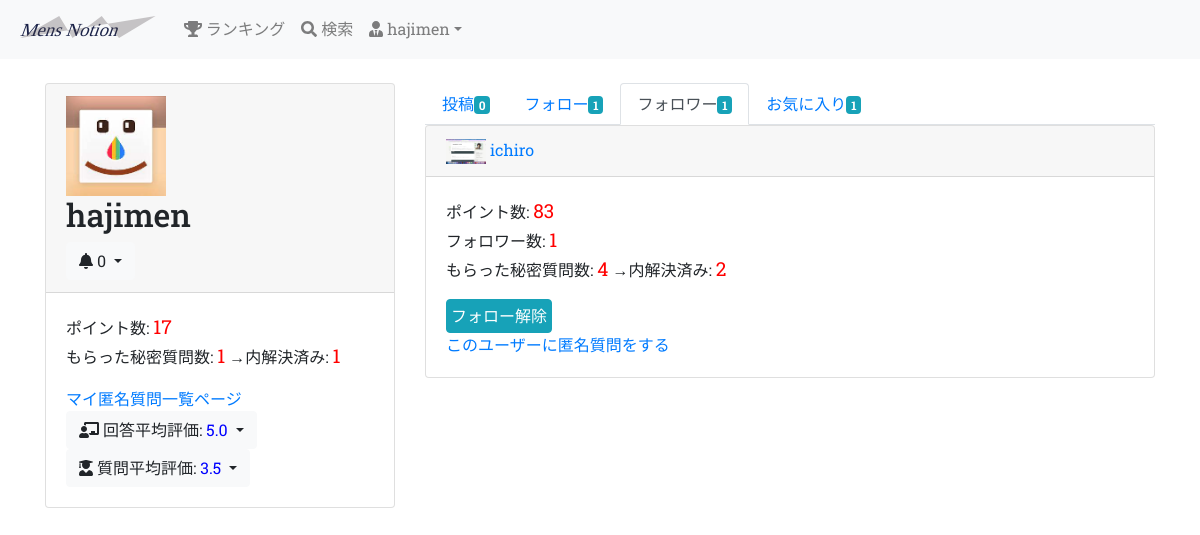
/follower/2/ (signed in), run on the app's committed database.
### groomings/models.py (models this page shows, shortened)
class User(AbstractBaseUser, PermissionsMixin):
    username = models.CharField(max_length=150)
    email = models.EmailField(max_length=255, unique=True)
    image = models.FileField(upload_to='user_image/', null=True, blank=True)
    point = models.IntegerField(default=50, validators=[MinValueValidator(0)])
    follow = models.ManyToManyField(
        'self', blank=True, symmetrical=False, related_name="follower"
    )
    is_active = models.BooleanField(default=True)
    is_staff = models.BooleanField(default=False) # 管理画面にログインできるかどうか
    USERNAME_FIELD = 'email' # このテーブルのレコードを一意に識別
    REQUIRED_FIELDS = ['username'] # スーパーユーザー作成時に入力する(emailとパスワードは必須だからそれ以外で)
    objects = UserManager()
    class Meta:
        db_table = 'user'

class Date(models.Model):
    created_at = models.DateTimeField(default=now)
    class Meta:
        abstract = True

class Question(Date):
    title = models.CharField(max_length=30, null=True, blank=True)
    text = models.TextField(null=False, blank=False)
    image1 = models.FileField(upload_to='question_image/', null=True, blank=True)
    image2 = models.FileField(upload_to='question_image/', null=True, blank=True)
    image3 = models.FileField(upload_to='question_image/', null=True, blank=True)
    give_point = models.IntegerField(blank=False, null=False, default=5, validators=[MinValueValidator(5)])
    giver = models.ForeignKey(
        'User', on_delete=CASCADE, related_name="user_give_question"
    )
    recipient = models.ForeignKey(
        'User', on_delete=SET_NULL, null=True, related_name="user_receive_question"
    )
    to_giver_point = models.IntegerField(validators=[MinValueValidator(1), MaxValueValidator(5)], null=True)
    to_recipient_point = models.IntegerField(validators=[MinValueValidator(1), MaxValueValidator(5)], null=True)
    is_active = models.BooleanField(default=True)
    class Meta:
        db_table = 'question'

### groomings/views.py (the view)
# urls.py: path(r'follower/<int:user_id>/', views.follower, name='follower'), # フォロワーの一覧ページ
@login_required
def follower(request, user_id):
    user = User.objects.get(pk=user_id)
    my_follows = request.user.follow.all() # ログインユーザーがフォローしてるユーザーたち
    followers = user.follower.all() # useridのユーザーのフォロワーたち
    notifys = Notify.objects.filter(user=request.user).order_by('-created_at')
    eval_as_giver = user.user_give_question.filter(is_active=False).order_by('-created_at')
    eval_as_recipient = user.user_receive_question.filter(is_active=False).order_by('-created_at')
    return render(request, 'groomings/follower.html', context={
        "page_owner": user, "my_follows": my_follows, "followers": followers, "notifys": notifys, "eval_as_giver": eval_as_giver, "eval_as_recipient": eval_as_recipient
        })

### groomings/templatetags/tag_event.py (called while the page is built)
@register.filter(name="count_follow")
def count_follow(user):
    return user.follow.all().count()

@register.filter(name="count_follower")
def count_follwer(user):
    return user.follower.all().count()

@register.filter(name="count_my_post")
def count_my_post(user):
    return user.user_post.all().count()

@register.filter(name="count_my_favo")
def count_my_favo(user):
    return user.user_favo_post.all().count()

@register.filter(name="count_unvisit")
def count_unvisit(notifys):
    return notifys.filter(is_visited=False).count()

@register.filter(name="count_nonactive")
def count_nonactive(user):
    return user.user_receive_question.filter(is_active=False).count()

@register.filter(name="ave_eval_ag")
def ave_eval_ag(questions):
    if questions.count() == 0:
        return "none"
    eval = 0
    for question in questions:
        if question.to_giver_point:
            eval += question.to_giver_point
    return eval / questions.count()

@register.filter(name="ave_eval_ar")
def ave_eval_ar(questions):
    if questions.count() == 0:
        return "none"
    eval = 0
    for question in questions:
        if question.to_recipient_point:
            eval += question.to_recipient_point
    return eval / questions.count()

### groomings/templates/groomings/follower.html
{% extends "groomings/_user.html" %}
{% load static %}
{% load tag_event %}
{% block posts %}
  <ul class="nav nav-tabs">
    <li class="nav-item"><a href="{% url 'groomings:user' page_owner.id %}" class="nav-link">投稿<span class="badge badge-info">{{ page_owner | count_my_post }}</span></a></li>
    <li class="nav-item"><a href="{% url 'groomings:followee' page_owner.id %}" class="nav-link">フォロー<span class="badge badge-info">{{ page_owner | count_follow }}</span></a></li>
    <li class="nav-item"><a href="{% url 'groomings:follower' page_owner.id %}" class="nav-link active">フォロワー<span class="badge badge-info">{{ page_owner | count_follower }}</span></a></li>
    <li class="nav-item"><a href="{% url 'groomings:user_favo' page_owner.id %}" class="nav-link">お気に入り<span class="badge badge-info">{{ page_owner | count_my_favo }}</span></a></li>
  </ul>
  {% for follower in followers %}
    <div class="card">
      <div class="card-header">
        {% if follower.image %}
          <img src="{{ follower.image.url }}" alt="" width="40px">
        {% else %}
          <img src="{% static 'static_image/default.png' %}" alt="" width="40px">
        {% endif %}
        <a href="{% url 'groomings:user' follower.id  %}">{{ follower.username }}</a>
      </div>
      <div class="card-body">
        <p>
          ポイント数: <span class="number">{{ follower.point }}</span><br>
          フォロワー数: <span class="number">{{ follower.follower.count }}</span><br>
          もらった秘密質問数: <span class="number">{{ follower.user_receive_question.count }}</span> →内解決済み: <span class="number">{{ follower | count_nonactive }}</span>
        </p>
        {% if follower != request.user %}
          {% if follower in my_follows %}
            <a href="{% url 'groomings:unfollow' follower.id %}" class="btn btn-info p-1">フォロー解除</a>
          {% else %}
            <a href="{% url 'groomings:follow' follower.id %}" class="btn btn-outline-info p-1">フォローする</a>
          {% endif %}
          <br><a href="{% url 'groomings:create_question' follower.id %}">このユーザーに匿名質問をする</a>
        {% endif %}
      </div>
    </div>
  {% endfor %}
{% endblock %}

### groomings/templates/groomings/_user.html (shortened to what this page needs)
{% extends "groomings/base.html" %}
{% load static %}
{% load tag_event %}
{% block content %}
  <div class="row">
    <div class="col-md-4">
      <div class="card">
        <div class="card-header">
          {% if page_owner.image %}
            <img src="{{ page_owner.image.url }}" alt="" width="100px">
          {% else %}
            <img src="{% static 'static_image/default.png' %}" alt="" width="100px">
          {% endif %}
          <h2>{{ page_owner.username }}</h2>
          {% if page_owner == request.user %}
            <div class="dropdown notify">
              <button type="button" class="btn btn-light dropdown-toggle" data-toggle="dropdown">
                <i class="fas fa-bell"></i> {{ notifys | count_unvisit }}
              </button>
            </div>
          {% endif %}
        </div>
        <div class="card-body">
          <p>
            ポイント数: <span class="number">{{ page_owner.point }}</span><br>
            もらった秘密質問数: <span class="number">{{ page_owner.user_receive_question.count }}</span> →内解決済み: <span class="number">{{ page_owner | count_nonactive }}</span>
          </p>
          {% if page_owner == request.user %}
            <a href="{% url 'groomings:anyms' %}">マイ匿名質問一覧ページ</a>
          {% endif %}
          <div class="dropdown">
            <button type="button" class="btn btn-light dropdown-toggle" data-toggle="dropdown">
              <i class="fas fa-chalkboard-teacher"></i> 回答平均評価: <span class="secret_number">{{ eval_as_recipient | ave_eval_ar }}</span>
            </button>
          </div>
          <div class="dropdown">
            <button type="button" class="btn btn-light dropdown-toggle" data-toggle="dropdown">
              <i class="fas fa-user-graduate"></i> 質問平均評価: <span class="secret_number">{{ eval_as_giver | ave_eval_ag }}</span>
            </button>
          </div>
        </div>
      </div>
    </div>
    <div class="col-md-8">
      {% block posts %}{% endblock %}
    </div>
  </div>
{% endblock %}

### groomings/templates/groomings/base.html (shortened to what this page needs)
{% load static %}<!DOCTYPE html>
<html lang="ja">
    <head>
        <link rel="stylesheet" href="https://stackpath.bootstrapcdn.com/bootstrap/4.5.0/css/bootstrap.min.css">
        <link rel="stylesheet" type="text/css" href="{% static 'base.css' %}">
    </head>
    <body>
        <header class="mb-4">
            <nav class="navbar navbar-expand-sm navbar-light bg-light">
                <a href="{% url 'groomings:top' %}" class="navbar-brand"><img src="{% static 'static_image/logo.svg' %}" height="30px"></a>
                <div class="collapse navbar-collapse" id="nav-bar">
                    <ul class="navbar-nav">
                        <li class="nav-item"><a href="{% url 'groomings:ranking' %}" class="nav-link"><i class="fas fa-trophy"></i> ランキング</a></li>
                        <li class="nav-item"><a href="{% url 'groomings:search' %}" class="nav-link"><i class="fas fa-search"></i> 検索</a></li>
                        <li class="nav-item dropdown">
                            {% if request.user.is_authenticated %}
                            <a href="#" class="nav-link dropdown-toggle" data-toggle="dropdown"><i class="fas fa-user-tie"></i> {{ request.user.username }}</a>
                            {% endif %}
                        </li>
                    </ul>
                </div>
            </nav>
        </header>
        <div class="container">
            {% block content %}{% endblock %}
        </div>
    </body>
</html>

### static/base.css (style rules this page uses)
html, body { font-family: 'Roboto Slab', serif; }
.number { color: red; font-size: larger; }
.secret_number { color: blue; }

### data on the page
User: user.username "hajimen", username "hajimen", point "17", user_receive_question.count "1", id "1", id "0"
Question: recipient+to_recipient_point "5.0"
Question: giver+to_giver_point "3.5"
User: image (picture), username "ichiro", point "83", follower.count "1", user_receive_question.count "4", id "2", shows "フォロー解除", shows "このユーザーに匿名質問をする"

### other printed values
{{ notifys | count_unvisit }} "0"
